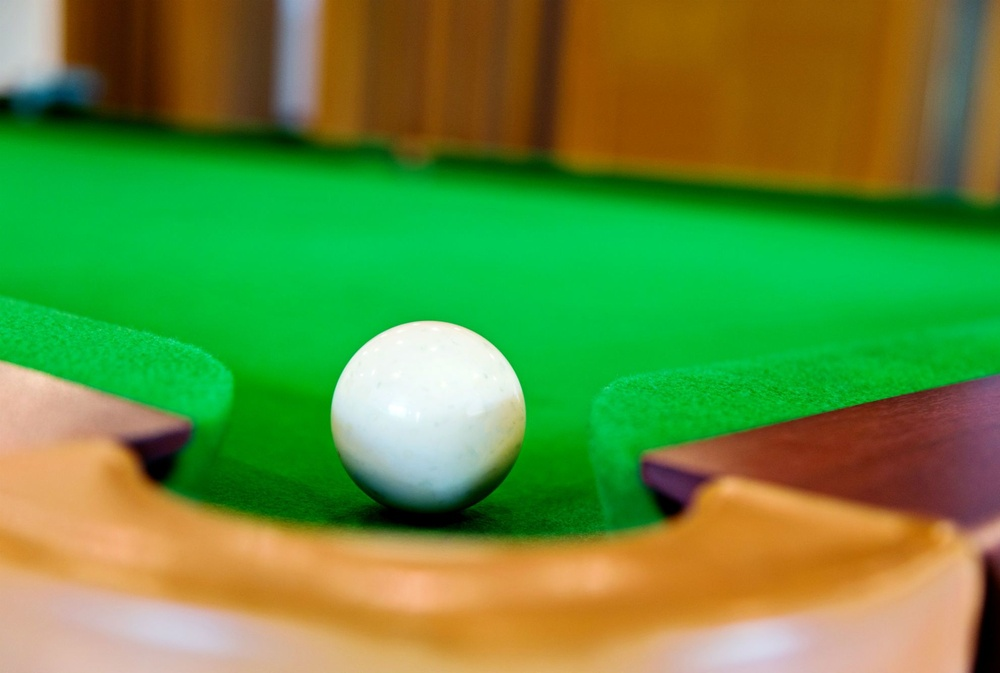
#> input picture 2.jpg, 1000 x 673 px, shrunk from 1982 x 1334 before the run
$ python -i ObjectDetection.py   (imports and definitions only)   (older library calls are emulated)
#> lines starting #> are read from the running program, lines starting #| are printed output that depends on the picture; after the words box and inside, x2 and y2 are one past the last pixel; in counts of white or black regions, pixels touching at a corner belong together
#> further down, picture is the input picture: shape (673, 1000, 3); mean B, G, R 60.7, 141, 99
import numpy as np
import cv2
import os
import matplotlib.pyplot as plt
from collections import defaultdict
from typing import Optional, Tuple

"""
*** IMPORTANT ***
Change these paths to the absolute paths in your context
"""
# Path to your /input_img directory
path = r'<insert path>'
# Path to your /output_img directory
output_dir = r'<insert path>'

"""
- This class handles the detection of the object and the finding of its center pixel.
- This class should be initialized whenever there is a new frame from the video, and
    call findObjectCenter() to find the pixel coordinate of the object's center, if
    there is any.
"""
class ObjectDetection:
    def __init__(self, image, output_dir = None) -> None:
        """
        Call this construxtor every time there is a new frame from the video.
        """
        self.image = image
        if output_dir is not None:
            self.output_dir = output_dir
        else:
            self.output_dir = None

    def findObjectCenter(self) -> Tuple[int, int]:
        """Get the pixel coordinate of the object, if there is any.

        Returns:
            A Tuple of (x pixel coord, y pixel coord)
        """
        # Use the blue image and find object contour
        B, G, R = cv2.split(self.image)
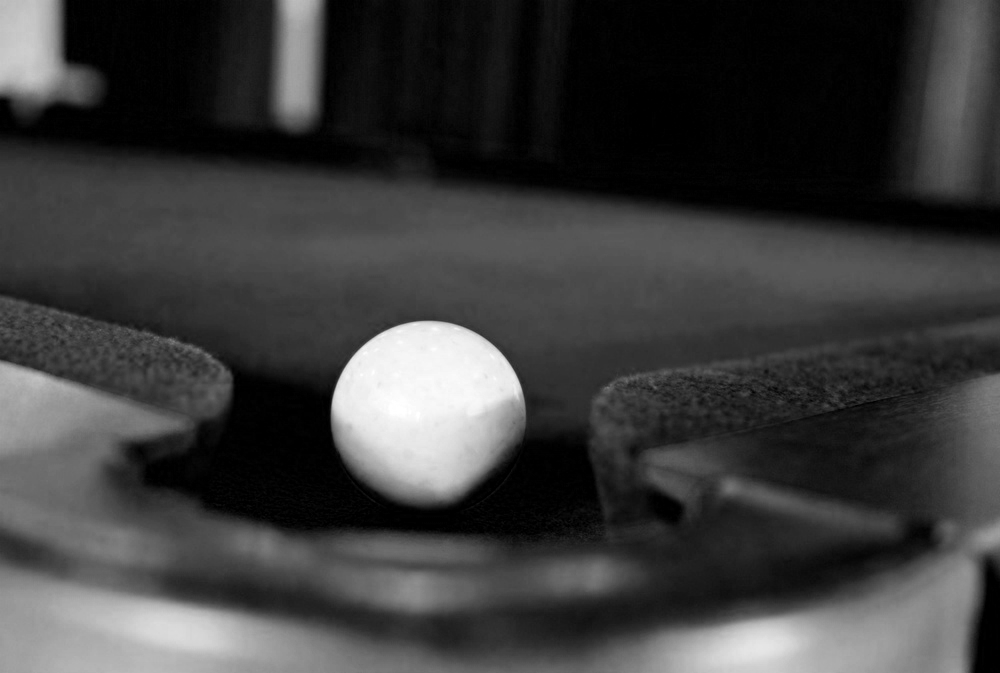
#> B: shape (673, 1000); min 0, max 255, mean 60.7
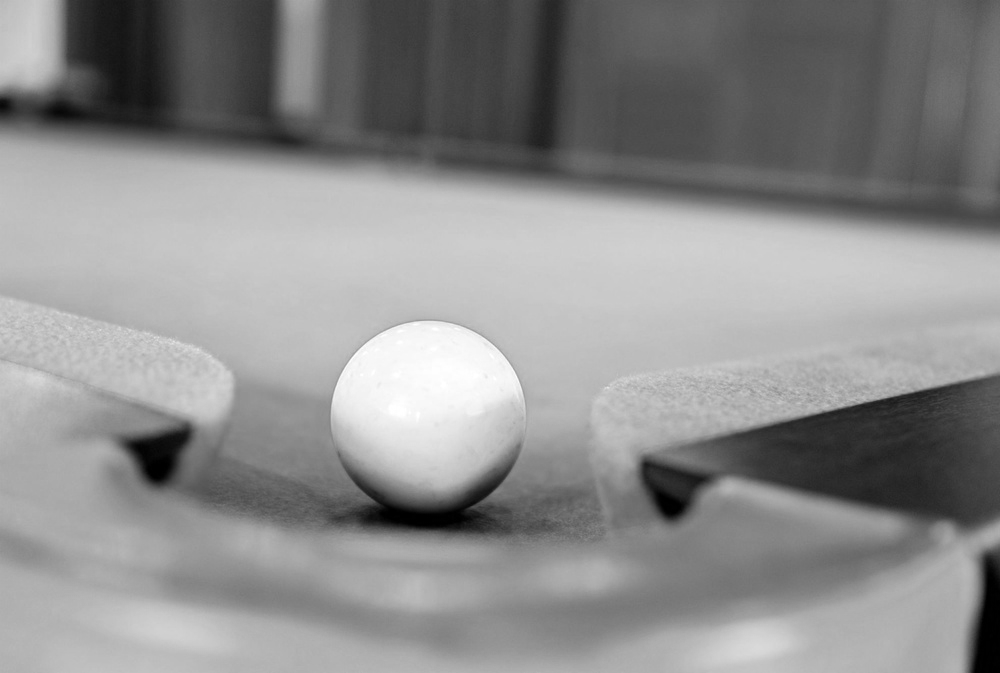
#> G: shape (673, 1000); min 0, max 255, mean 141
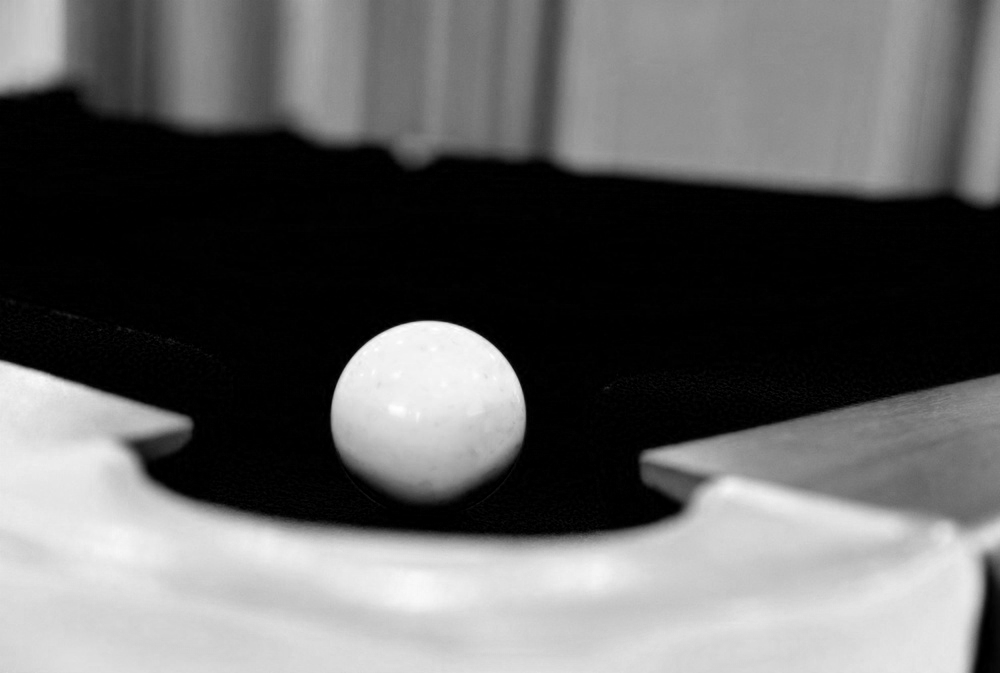
#> R: shape (673, 1000); min 0, max 255, mean 99
        ret, mask = cv2.threshold(B, 127, 255, cv2.THRESH_BINARY)
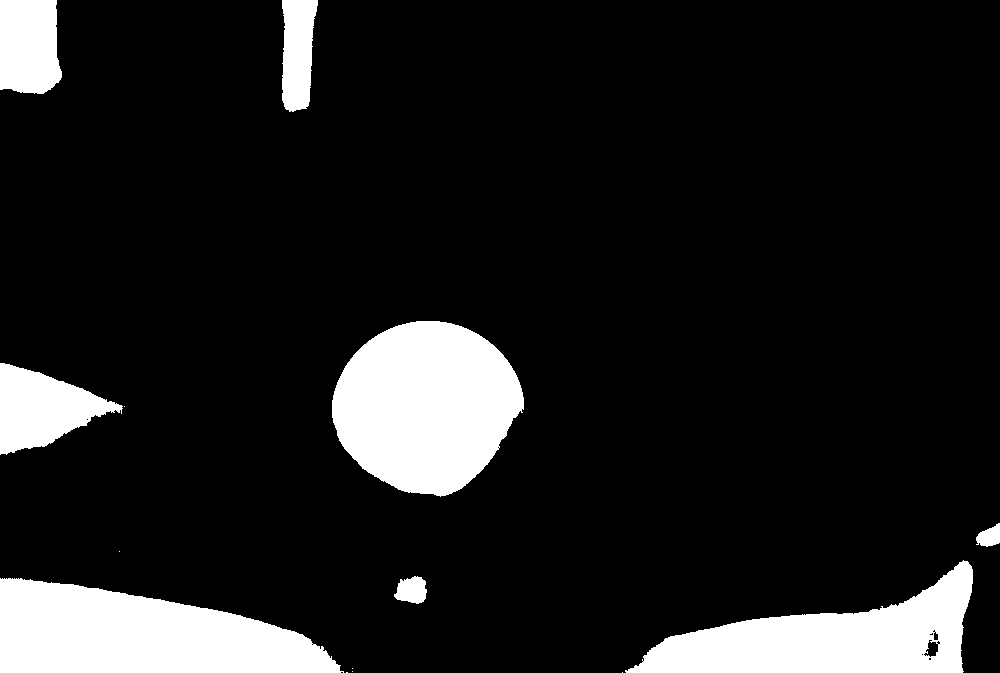
#> mask: shape (673, 1000); 12.3% white; 14 white regions (6 under 20 px)
        im2, contours, hierarchy = cv2.findContours(mask, 1, 2)
#> contours = 24 contours, 14 with area under 20; largest, box (x1, y1, x2, y2) and area: (332, 321, 524, 497) 24704, (0, 578, 344, 673) 22543, (625, 560, 973, 673) 18912, (0, 363, 123, 455) 6226, (0, 0, 62, 94) 5124
        img_copy = self.image.copy()
        cv2.drawContours(img_copy, contours, -1, (0,255,0), 7)
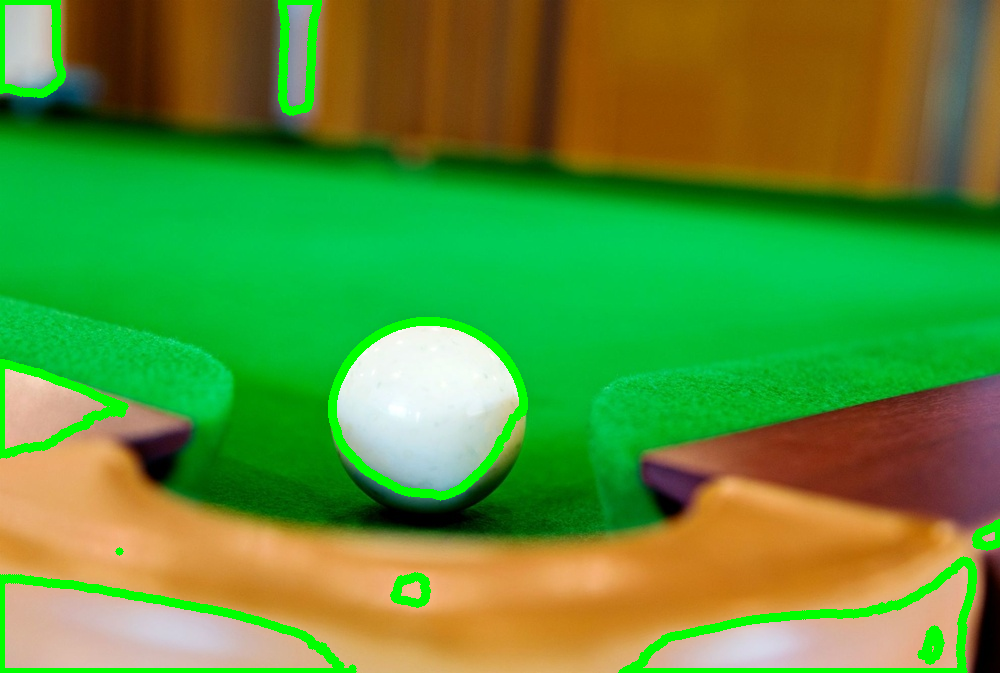
#> img_copy: shape (673, 1000, 3); 3.85% of pixels changed, all inside (x1, y1, x2, y2) = (0, 0, 1000, 673)

#> (the run stopped early here; a loop or call above may not have finished)
